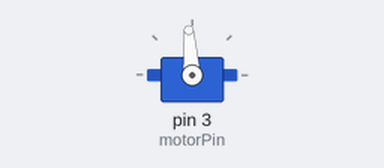
Bench run of a sketch on a simulated Arduino Uno, built with avr-gcc and run on an emulated ATmega328P. On the bench: servo. What the sketch prints to the serial monitor is not drawn.

Above: at 5.1 s.
Timing chart, 0 to 36.5 s (numbered marks = the images above):
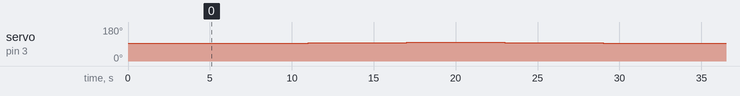

The sketch:

uno_esc_calibration.ino
```cpp
#include <Servo.h>
int motorPin = 3;
int neutral = 1500;
int step;

Servo servo;


void setup() {
Serial.begin(9600);

servo.attach(motorPin);
servo.writeMicroseconds(1500); // send "stop" signal to ESC. Also necessary to arm the ESC.
delay(2000); // delay to allow the ESC to recognize the stopped signal.

servo.writeMicroseconds(1500);
}

void loop() {

for (step = 0; step <=50; step += 10) {
  Serial.println("Current PWM Signal: ");
  Serial.println(neutral + step);
  servo.writeMicroseconds(neutral + step);
  delay(3000);
}
for (step = 50; step >= 0; step -= 10) {
  Serial.println("Current PWM Signal: ");
  Serial.println(neutral + step);
  servo.writeMicroseconds(neutral + step);
  delay(3000);
}
}
```

Measured:
- by itself, servo on pin 3 (motorPin): rises from 93° to 98° in 12.0 s, then falls to 93° in 18.0 s
